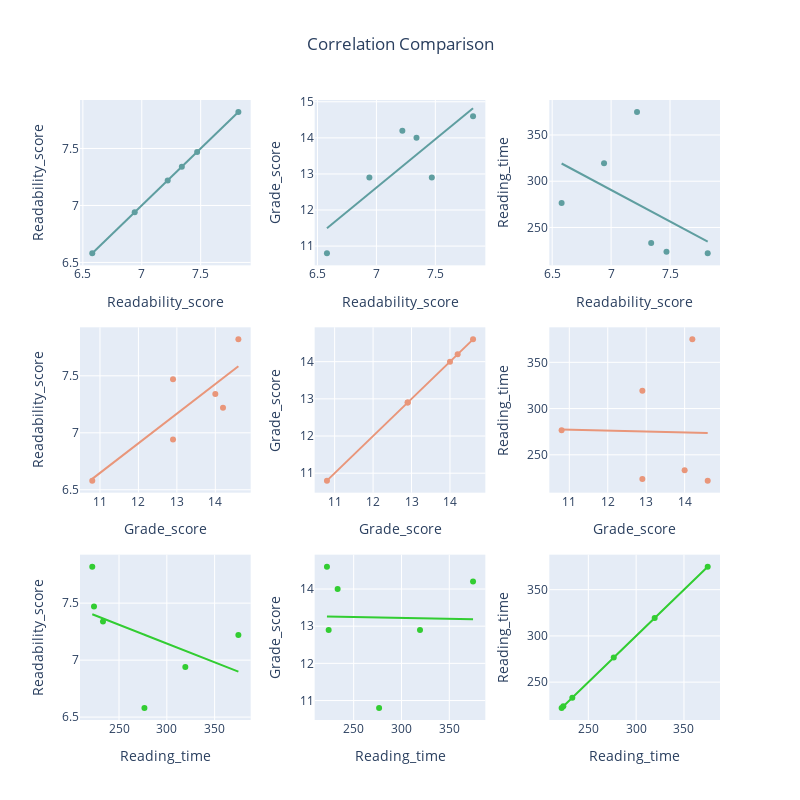

Write notebook code for a chart like this one.
### Code cell
def create_correlation_graph(df):
    variables = ["Readability_score", "Grade_score", "Reading_time"]
    colors=["cadetblue", "darksalmon", "limegreen"]
    
    fig = make_subplots(rows=3, cols=3, horizontal_spacing = 0.1)
    
    def create_empty_dataframe():
        return pd.DataFrame()

    start_no = 0
    global col_no
    col_no = 1
    row_no = 1
    while row_no < 4:
        col_no = 1
        for variable in variables:
            slope,y_int=np.polyfit(df[variables[start_no]], df[variable], 1)
            df_slope = create_empty_dataframe()
            df_slope["Best_fit"] = slope * df[variables[start_no]] + y_int
            
            fig.add_trace(go.Scatter(x=df[variables[start_no]], y=df[variable], mode='markers',
                                     marker={"color":colors[start_no]}, 
                                     hovertemplate="%{x}" + "," + " %{y}" + "<extra></extra>"), 
                          row=row_no, col=col_no)
            fig.add_trace(go.Scatter(x=df[variables[start_no]], y=df_slope["Best_fit"], mode="lines",
                                    marker={"color":colors[start_no]}, name="Line of Best Fit", hoverlabel = dict(namelength = 20)), 
                          row=row_no, col=col_no)
            fig.update_xaxes(title_text=variables[start_no], row=row_no, col=col_no)
            fig.update_yaxes(title_text=variable, row=row_no, col=col_no)
            
            if col_no != 3:
                col_no += 1
                
        row_no += 1
        start_no += 1


    fig.update_layout(height=800, width=800, showlegend=False, title={"text":"Correlation Comparison",
                                                                      "x":0.5})
    fig.show()
        
create_correlation_graph(policy_df)

### Figure 1 — Plotly figure (JSON) as saved in the notebook; plotly's stock layout.template omitted (floating-point values rounded to 4 significant figures)
{"data": [{"hovertemplate": "%{x}, %{y}<extra></extra>", "marker": {"color": "cadetblue"}, "mode": "markers", "type": "scatter", "x": [7.82, 7.22, 6.94, 7.34, 7.47, 6.58], "xaxis": "x", "y": [7.82, 7.22, 6.94, 7.34, 7.47, 6.58], "yaxis": "y"}, {"hoverlabel": {"namelength": 20}, "marker": {"color": "cadetblue"}, "mode": "lines", "name": "Line of Best Fit", "type": "scatter", "x": [7.82, 7.22, 6.94, 7.34, 7.47, 6.58], "xaxis": "x", "y": [7.82, 7.22, 6.94, 7.34, 7.47, 6.58], "yaxis": "y"}, {"hovertemplate": "%{x}, %{y}<extra></extra>", "marker": {"color": "cadetblue"}, "mode": "markers", "type": "scatter", "x": [7.82, 7.22, 6.94, 7.34, 7.47, 6.58], "xaxis": "x2", "y": [14.6, 14.2, 12.9, 14, 12.9, 10.8], "yaxis": "y2"}, {"hoverlabel": {"namelength": 20}, "marker": {"color": "cadetblue"}, "mode": "lines", "name": "Line of Best Fit", "type": "scatter", "x": [7.82, 7.22, 6.94, 7.34, 7.47, 6.58], "xaxis": "x2", "y": [14.82, 13.21, 12.46, 13.53, 13.88, 11.49], "yaxis": "y2"}, {"hovertemplate": "%{x}, %{y}<extra></extra>", "marker": {"color": "cadetblue"}, "mode": "markers", "type": "scatter", "x": [7.82, 7.22, 6.94, 7.34, 7.47, 6.58], "xaxis": "x3", "y": [222.0, 374.9, 319.4, 233.2, 223.8, 276.6], "yaxis": "y3"}, {"hoverlabel": {"namelength": 20}, "marker": {"color": "cadetblue"}, "mode": "lines", "name": "Line of Best Fit", "type": "scatter", "x": [7.82, 7.22, 6.94, 7.34, 7.47, 6.58], "xaxis": "x3", "y": [234.7, 275.6, 294.6, 267.4, 258.5, 319.2], "yaxis": "y3"}, {"hovertemplate": "%{x}, %{y}<extra></extra>", "marker": {"color": "darksalmon"}, "mode": "markers", "type": "scatter", "x": [14.6, 14.2, 12.9, 14, 12.9, 10.8], "xaxis": "x4", "y": [7.82, 7.22, 6.94, 7.34, 7.47, 6.58], "yaxis": "y4"}, {"hoverlabel": {"namelength": 20}, "marker": {"color": "darksalmon"}, "mode": "lines", "name": "Line of Best Fit", "type": "scatter", "x": [14.6, 14.2, 12.9, 14, 12.9, 10.8], "xaxis": "x4", "y": [7.584, 7.48, 7.142, 7.428, 7.142, 6.595], "yaxis": "y4"}, {"hovertemplate": "%{x}, %{y}<extra></extra>", "marker": {"color": "darksalmon"}, "mode": "markers", "type": "scatter", "x": [14.6, 14.2, 12.9, 14, 12.9, 10.8], "xaxis": "x5", "y": [14.6, 14.2, 12.9, 14, 12.9, 10.8], "yaxis": "y5"}, {"hoverlabel": {"namelength": 20}, "marker": {"color": "darksalmon"}, "mode": "lines", "name": "Line of Best Fit", "type": "scatter", "x": [14.6, 14.2, 12.9, 14, 12.9, 10.8], "xaxis": "x5", "y": [14.6, 14.2, 12.9, 14.0, 12.9, 10.8], "yaxis": "y5"}, {"hovertemplate": "%{x}, %{y}<extra></extra>", "marker": {"color": "darksalmon"}, "mode": "markers", "type": "scatter", "x": [14.6, 14.2, 12.9, 14, 12.9, 10.8], "xaxis": "x6", "y": [222.0, 374.9, 319.4, 233.2, 223.8, 276.6], "yaxis": "y6"}, {"hoverlabel": {"namelength": 20}, "marker": {"color": "darksalmon"}, "mode": "lines", "name": "Line of Best Fit", "type": "scatter", "x": [14.6, 14.2, 12.9, 14, 12.9, 10.8], "xaxis": "x6", "y": [273.6, 274.0, 275.3, 274.2, 275.3, 277.4], "yaxis": "y6"}, {"hovertemplate": "%{x}, %{y}<extra></extra>", "marker": {"color": "limegreen"}, "mode": "markers", "type": "scatter", "x": [222.0, 374.9, 319.4, 233.2, 223.8, 276.6], "xaxis": "x7", "y": [7.82, 7.22, 6.94, 7.34, 7.47, 6.58], "yaxis": "y7"}, {"hoverlabel": {"namelength": 20}, "marker": {"color": "limegreen"}, "mode": "lines", "name": "Line of Best Fit", "type": "scatter", "x": [222.0, 374.9, 319.4, 233.2, 223.8, 276.6], "xaxis": "x7", "y": [7.403, 6.899, 7.082, 7.366, 7.397, 7.223], "yaxis": "y7"}, {"hovertemplate": "%{x}, %{y}<extra></extra>", "marker": {"color": "limegreen"}, "mode": "markers", "type": "scatter", "x": [222.0, 374.9, 319.4, 233.2, 223.8, 276.6], "xaxis": "x8", "y": [14.6, 14.2, 12.9, 14, 12.9, 10.8], "yaxis": "y8"}, {"hoverlabel": {"namelength": 20}, "marker": {"color": "limegreen"}, "mode": "lines", "name": "Line of Best Fit", "type": "scatter", "x": [222.0, 374.9, 319.4, 233.2, 223.8, 276.6], "xaxis": "x8", "y": [13.26, 13.18, 13.21, 13.25, 13.26, 13.23], "yaxis": "y8"}, {"hovertemplate": "%{x}, %{y}<extra></extra>", "marker": {"color": "limegreen"}, "mode": "markers", "type": "scatter", "x": [222.0, 374.9, 319.4, 233.2, 223.8, 276.6], "xaxis": "x9", "y": [222.0, 374.9, 319.4, 233.2, 223.8, 276.6], "yaxis": "y9"}, {"hoverlabel": {"namelength": 20}, "marker": {"color": "limegreen"}, "mode": "lines", "name": "Line of Best Fit", "type": "scatter", "x": [222.0, 374.9, 319.4, 233.2, 223.8, 276.6], "xaxis": "x9", "y": [222.0, 374.9, 319.4, 233.2, 223.8, 276.6], "yaxis": "y9"}], "layout": {"height": 800, "showlegend": false, "title": {"text": "Correlation Comparison", "x": 0.5}, "width": 800, "xaxis": {"anchor": "y", "autorange": true, "domain": [0, 0.2667], "range": [6.476, 7.924], "title": {"text": "Readability_score"}, "type": "linear"}, "xaxis2": {"anchor": "y2", "autorange": true, "domain": [0.3667, 0.6333], "range": [6.476, 7.924], "title": {"text": "Readability_score"}, "type": "linear"}, "xaxis3": {"anchor": "y3", "autorange": true, "domain": [0.7333, 1], "range": [6.476, 7.924], "title": {"text": "Readability_score"}, "type": "linear"}, "xaxis4": {"anchor": "y4", "autorange": true, "domain": [0, 0.2667], "range": [10.48, 14.92], "title": {"text": "Grade_score"}, "type": "linear"}, "xaxis5": {"anchor": "y5", "autorange": true, "domain": [0.3667, 0.6333], "range": [10.48, 14.92], "title": {"text": "Grade_score"}, "type": "linear"}, "xaxis6": {"anchor": "y6", "autorange": true, "domain": [0.7333, 1], "range": [10.48, 14.92], "title": {"text": "Grade_score"}, "type": "linear"}, "xaxis7": {"anchor": "y7", "autorange": true, "domain": [0, 0.2667], "range": [209.2, 387.7], "title": {"text": "Reading_time"}, "type": "linear"}, "xaxis8": {"anchor": "y8", "autorange": true, "domain": [0.3667, 0.6333], "range": [209.2, 387.7], "title": {"text": "Reading_time"}, "type": "linear"}, "xaxis9": {"anchor": "y9", "autorange": true, "domain": [0.7333, 1], "range": [209.2, 387.7], "title": {"text": "Reading_time"}, "type": "linear"}, "yaxis": {"anchor": "x", "autorange": true, "domain": [0.7333, 1], "range": [6.475, 7.925], "title": {"text": "Readability_score"}, "type": "linear"}, "yaxis2": {"anchor": "x2", "autorange": true, "domain": [0.7333, 1], "range": [10.47, 15.05], "title": {"text": "Grade_score"}, "type": "linear"}, "yaxis3": {"anchor": "x3", "autorange": true, "domain": [0.7333, 1], "range": [209.0, 387.9], "title": {"text": "Reading_time"}, "type": "linear"}, "yaxis4": {"anchor": "x4", "autorange": true, "domain": [0.3667, 0.6333], "range": [6.475, 7.925], "title": {"text": "Readability_score"}, "type": "linear"}, "yaxis5": {"anchor": "x5", "autorange": true, "domain": [0.3667, 0.6333], "range": [10.48, 14.92], "title": {"text": "Grade_score"}, "type": "linear"}, "yaxis6": {"anchor": "x6", "autorange": true, "domain": [0.3667, 0.6333], "range": [209.0, 387.9], "title": {"text": "Reading_time"}, "type": "linear"}, "yaxis7": {"anchor": "x7", "autorange": true, "domain": [0, 0.2667], "range": [6.475, 7.925], "title": {"text": "Readability_score"}, "type": "linear"}, "yaxis8": {"anchor": "x8", "autorange": true, "domain": [0, 0.2667], "range": [10.48, 14.92], "title": {"text": "Grade_score"}, "type": "linear"}, "yaxis9": {"anchor": "x9", "autorange": true, "domain": [0, 0.2667], "range": [209.0, 387.9], "title": {"text": "Reading_time"}, "type": "linear"}}}
